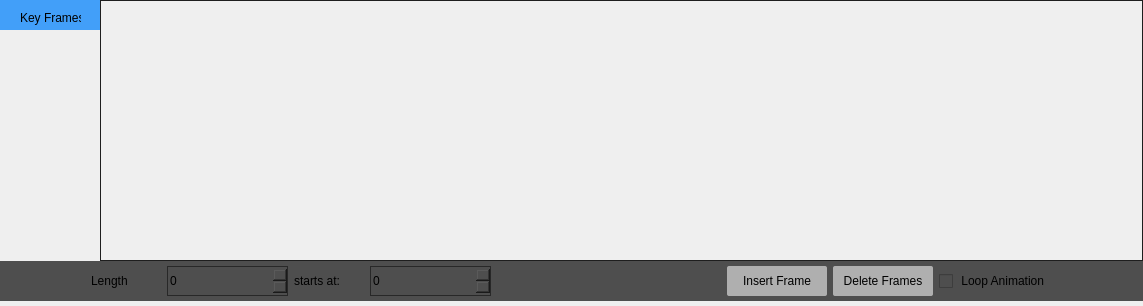
<?xml version="1.0" encoding="UTF-8"?>
<ui version="4.0">
 <class>AnimationWidget</class>
 <widget class="QWidget" name="AnimationWidget">
  <property name="geometry">
   <rect>
    <x>0</x>
    <y>0</y>
    <width>1143</width>
    <height>306</height>
   </rect>
  </property>
  <property name="windowTitle">
   <string>Form</string>
  </property>
  <layout class="QHBoxLayout" name="horizontalLayout">
   <property name="spacing">
    <number>3</number>
   </property>
   <property name="leftMargin">
    <number>0</number>
   </property>
   <property name="topMargin">
    <number>0</number>
   </property>
   <property name="rightMargin">
    <number>0</number>
   </property>
   <property name="bottomMargin">
    <number>5</number>
   </property>
   <item>
    <widget class="QWidget" name="timeControls" native="true">
     <property name="sizePolicy">
      <sizepolicy hsizetype="Expanding" vsizetype="Preferred">
       <horstretch>0</horstretch>
       <verstretch>0</verstretch>
      </sizepolicy>
     </property>
     <layout class="QVBoxLayout" name="verticalLayout_4">
      <property name="spacing">
       <number>0</number>
      </property>
      <property name="leftMargin">
       <number>0</number>
      </property>
      <property name="topMargin">
       <number>0</number>
      </property>
      <property name="rightMargin">
       <number>0</number>
      </property>
      <property name="bottomMargin">
       <number>0</number>
      </property>
      <item>
       <layout class="QHBoxLayout" name="horizontalLayout_3">
        <item>
         <widget class="QWidget" name="widget" native="true">
          <property name="sizePolicy">
           <sizepolicy hsizetype="Fixed" vsizetype="Preferred">
            <horstretch>0</horstretch>
            <verstretch>0</verstretch>
           </sizepolicy>
          </property>
          <property name="minimumSize">
           <size>
            <width>100</width>
            <height>0</height>
           </size>
          </property>
          <property name="maximumSize">
           <size>
            <width>100</width>
            <height>16777215</height>
           </size>
          </property>
          <layout class="QVBoxLayout" name="verticalLayout">
           <property name="spacing">
            <number>0</number>
           </property>
           <property name="leftMargin">
            <number>0</number>
           </property>
           <property name="topMargin">
            <number>0</number>
           </property>
           <property name="rightMargin">
            <number>0</number>
           </property>
           <property name="bottomMargin">
            <number>0</number>
           </property>
           <item>
            <widget class="QWidget" name="widget_2" native="true">
             <property name="sizePolicy">
              <sizepolicy hsizetype="Preferred" vsizetype="Fixed">
               <horstretch>0</horstretch>
               <verstretch>0</verstretch>
              </sizepolicy>
             </property>
             <property name="minimumSize">
              <size>
               <width>0</width>
               <height>30</height>
              </size>
             </property>
             <property name="maximumSize">
              <size>
               <width>16777215</width>
               <height>30</height>
              </size>
             </property>
             <property name="styleSheet">
              <string notr="true">QWidget #widget_2{
background-color: #429ff9;
border_bottom: 1px solid #252525;
}
</string>
             </property>
             <widget class="QLabel" name="label_3">
              <property name="geometry">
               <rect>
                <x>20</x>
                <y>10</y>
                <width>61</width>
                <height>16</height>
               </rect>
              </property>
              <property name="text">
               <string>Key Frames</string>
              </property>
             </widget>
            </widget>
           </item>
           <item>
            <widget class="KeyFrameLabelWidget" name="keylabelView" native="true">
             <property name="sizePolicy">
              <sizepolicy hsizetype="Fixed" vsizetype="Expanding">
               <horstretch>0</horstretch>
               <verstretch>0</verstretch>
              </sizepolicy>
             </property>
             <property name="minimumSize">
              <size>
               <width>100</width>
               <height>0</height>
              </size>
             </property>
            </widget>
           </item>
          </layout>
         </widget>
        </item>
        <item>
         <widget class="QWidget" name="timelinecontainer" native="true">
          <property name="styleSheet">
           <string notr="true">QWidget #timelinecontainer {
border: 1px solid #1e1e1e;
}</string>
          </property>
          <layout class="QVBoxLayout" name="verticalLayout_3">
           <property name="spacing">
            <number>0</number>
           </property>
           <property name="leftMargin">
            <number>0</number>
           </property>
           <property name="topMargin">
            <number>0</number>
           </property>
           <property name="rightMargin">
            <number>0</number>
           </property>
           <property name="bottomMargin">
            <number>0</number>
           </property>
           <item>
            <widget class="QWidget" name="values" native="true">
             <property name="sizePolicy">
              <sizepolicy hsizetype="Expanding" vsizetype="Preferred">
               <horstretch>0</horstretch>
               <verstretch>0</verstretch>
              </sizepolicy>
             </property>
             <property name="minimumSize">
              <size>
               <width>0</width>
               <height>0</height>
              </size>
             </property>
             <layout class="QVBoxLayout" name="verticalLayout_2">
              <property name="spacing">
               <number>0</number>
              </property>
              <property name="leftMargin">
               <number>0</number>
              </property>
              <property name="topMargin">
               <number>0</number>
              </property>
              <property name="rightMargin">
               <number>0</number>
              </property>
              <property name="bottomMargin">
               <number>0</number>
              </property>
              <item>
               <widget class="TimelineWidget" name="timeline" native="true">
                <property name="sizePolicy">
                 <sizepolicy hsizetype="Expanding" vsizetype="Fixed">
                  <horstretch>0</horstretch>
                  <verstretch>0</verstretch>
                 </sizepolicy>
                </property>
                <property name="minimumSize">
                 <size>
                  <width>0</width>
                  <height>30</height>
                 </size>
                </property>
               </widget>
              </item>
              <item>
               <widget class="KeyFrameWidget" name="keywidgetView" native="true">
                <property name="sizePolicy">
                 <sizepolicy hsizetype="Expanding" vsizetype="Preferred">
                  <horstretch>0</horstretch>
                  <verstretch>0</verstretch>
                 </sizepolicy>
                </property>
               </widget>
              </item>
             </layout>
            </widget>
           </item>
           <item>
            <widget class="QWidget" name="timelinebottomcontainer" native="true">
             <property name="sizePolicy">
              <sizepolicy hsizetype="Preferred" vsizetype="Fixed">
               <horstretch>0</horstretch>
               <verstretch>0</verstretch>
              </sizepolicy>
             </property>
             <property name="styleSheet">
              <string notr="true">background-color: rgb(85, 85, 85);</string>
             </property>
             <layout class="QHBoxLayout" name="horizontalLayout_2">
              <property name="spacing">
               <number>10</number>
              </property>
              <property name="leftMargin">
               <number>0</number>
              </property>
              <property name="topMargin">
               <number>0</number>
              </property>
              <property name="rightMargin">
               <number>0</number>
              </property>
              <property name="bottomMargin">
               <number>0</number>
              </property>
             </layout>
            </widget>
           </item>
          </layout>
         </widget>
        </item>
       </layout>
      </item>
      <item>
       <widget class="QWidget" name="widget_4" native="true">
        <property name="minimumSize">
         <size>
          <width>0</width>
          <height>40</height>
         </size>
        </property>
        <property name="maximumSize">
         <size>
          <width>16777215</width>
          <height>40</height>
         </size>
        </property>
        <property name="styleSheet">
         <string notr="true">background-color: rgb(78, 78,78);</string>
        </property>
        <layout class="QGridLayout" name="gridLayout_2">
         <property name="leftMargin">
          <number>0</number>
         </property>
         <property name="topMargin">
          <number>0</number>
         </property>
         <property name="rightMargin">
          <number>0</number>
         </property>
         <property name="bottomMargin">
          <number>0</number>
         </property>
         <item row="0" column="0">
          <widget class="QWidget" name="widget_3" native="true">
           <property name="sizePolicy">
            <sizepolicy hsizetype="Preferred" vsizetype="Fixed">
             <horstretch>0</horstretch>
             <verstretch>0</verstretch>
            </sizepolicy>
           </property>
           <property name="minimumSize">
            <size>
             <width>101</width>
             <height>40</height>
            </size>
           </property>
           <property name="maximumSize">
            <size>
             <width>1000</width>
             <height>40</height>
            </size>
           </property>
           <layout class="QGridLayout" name="gridLayout">
            <property name="leftMargin">
             <number>0</number>
            </property>
            <property name="topMargin">
             <number>0</number>
            </property>
            <property name="rightMargin">
             <number>0</number>
            </property>
            <property name="bottomMargin">
             <number>0</number>
            </property>
            <item row="0" column="0">
             <layout class="QHBoxLayout" name="horizontalLayout_4">
              <item>
               <widget class="QLabel" name="label">
                <property name="sizePolicy">
                 <sizepolicy hsizetype="Fixed" vsizetype="Preferred">
                  <horstretch>0</horstretch>
                  <verstretch>0</verstretch>
                 </sizepolicy>
                </property>
                <property name="minimumSize">
                 <size>
                  <width>70</width>
                  <height>40</height>
                 </size>
                </property>
                <property name="text">
                 <string>Length</string>
                </property>
               </widget>
              </item>
              <item>
               <widget class="QSpinBox" name="animLength">
                <property name="sizePolicy">
                 <sizepolicy hsizetype="Preferred" vsizetype="Fixed">
                  <horstretch>0</horstretch>
                  <verstretch>0</verstretch>
                 </sizepolicy>
                </property>
                <property name="minimumSize">
                 <size>
                  <width>121</width>
                  <height>30</height>
                 </size>
                </property>
                <property name="maximumSize">
                 <size>
                  <width>121</width>
                  <height>30</height>
                 </size>
                </property>
                <property name="styleSheet">
                 <string notr="true">/*
*Spinbox settings ============================================================================
*/

QSpinBox {
    padding-right: 15px; /* make room for the arrows */
    border-width: 1;  
	border-image: url(:/app/images/frame.png) 4;
	border: 1px solid  rgb(40, 40, 40);
	color: black;
}

</string>
                </property>
                <property name="maximum">
                 <number>100000</number>
                </property>
               </widget>
              </item>
              <item>
               <widget class="QLabel" name="label_2">
                <property name="sizePolicy">
                 <sizepolicy hsizetype="Fixed" vsizetype="Preferred">
                  <horstretch>0</horstretch>
                  <verstretch>0</verstretch>
                 </sizepolicy>
                </property>
                <property name="minimumSize">
                 <size>
                  <width>70</width>
                  <height>40</height>
                 </size>
                </property>
                <property name="text">
                 <string>starts at:</string>
                </property>
               </widget>
              </item>
              <item>
               <widget class="QSpinBox" name="animStartTime">
                <property name="sizePolicy">
                 <sizepolicy hsizetype="Preferred" vsizetype="Fixed">
                  <horstretch>0</horstretch>
                  <verstretch>0</verstretch>
                 </sizepolicy>
                </property>
                <property name="minimumSize">
                 <size>
                  <width>121</width>
                  <height>30</height>
                 </size>
                </property>
                <property name="maximumSize">
                 <size>
                  <width>121</width>
                  <height>30</height>
                 </size>
                </property>
                <property name="styleSheet">
                 <string notr="true">/*
*Spinbox settings ============================================================================
*/

QSpinBox {
    padding-right: 15px; /* make room for the arrows */
    border-width: 1;  
	border-image: url(:/app/images/frame.png) 4;
	border: 1px solid  rgb(40, 40, 40);
	color: black;
}

</string>
                </property>
                <property name="maximum">
                 <number>1000000</number>
                </property>
               </widget>
              </item>
              <item>
               <widget class="QPushButton" name="play_4">
                <property name="sizePolicy">
                 <sizepolicy hsizetype="Preferred" vsizetype="Fixed">
                  <horstretch>0</horstretch>
                  <verstretch>0</verstretch>
                 </sizepolicy>
                </property>
                <property name="minimumSize">
                 <size>
                  <width>40</width>
                  <height>40</height>
                 </size>
                </property>
                <property name="maximumSize">
                 <size>
                  <width>40</width>
                  <height>40</height>
                 </size>
                </property>
                <property name="styleSheet">
                 <string notr="true">QPushButton {
border: none;
	background-color: rgba(255, 255, 255, 0);
}

QPushButton:hover {
background-color: rgb(30, 144, 255);
}</string>
                </property>
                <property name="text">
                 <string/>
                </property>
                <property name="icon">
                 <iconset resource="../../icons.qrc">
                  <normaloff>:/app/icons/play.svg</normaloff>:/app/icons/play.svg</iconset>
                </property>
                <property name="iconSize">
                 <size>
                  <width>12</width>
                  <height>12</height>
                 </size>
                </property>
               </widget>
              </item>
              <item>
               <widget class="QPushButton" name="play_3">
                <property name="sizePolicy">
                 <sizepolicy hsizetype="Preferred" vsizetype="Fixed">
                  <horstretch>0</horstretch>
                  <verstretch>0</verstretch>
                 </sizepolicy>
                </property>
                <property name="minimumSize">
                 <size>
                  <width>40</width>
                  <height>40</height>
                 </size>
                </property>
                <property name="maximumSize">
                 <size>
                  <width>40</width>
                  <height>40</height>
                 </size>
                </property>
                <property name="styleSheet">
                 <string notr="true">QPushButton {
border: none;
	background-color: rgba(255, 255, 255, 0);
}

QPushButton:hover {
background-color: rgb(30, 144, 255);
}</string>
                </property>
                <property name="text">
                 <string/>
                </property>
                <property name="icon">
                 <iconset resource="../../icons.qrc">
                  <normaloff>:/app/icons/play.svg</normaloff>:/app/icons/play.svg</iconset>
                </property>
                <property name="iconSize">
                 <size>
                  <width>12</width>
                  <height>12</height>
                 </size>
                </property>
               </widget>
              </item>
              <item>
               <widget class="QPushButton" name="stop">
                <property name="sizePolicy">
                 <sizepolicy hsizetype="Preferred" vsizetype="Fixed">
                  <horstretch>0</horstretch>
                  <verstretch>0</verstretch>
                 </sizepolicy>
                </property>
                <property name="minimumSize">
                 <size>
                  <width>40</width>
                  <height>40</height>
                 </size>
                </property>
                <property name="maximumSize">
                 <size>
                  <width>40</width>
                  <height>40</height>
                 </size>
                </property>
                <property name="styleSheet">
                 <string notr="true">QPushButton {
border: none;
	background-color: rgba(255, 255, 255, 0);
}

QPushButton:hover {
background-color: rgb(30, 144, 255);
}</string>
                </property>
                <property name="text">
                 <string/>
                </property>
                <property name="icon">
                 <iconset resource="../../icons.qrc">
                  <normaloff>:/app/icons/stop.svg</normaloff>:/app/icons/stop.svg</iconset>
                </property>
                <property name="iconSize">
                 <size>
                  <width>12</width>
                  <height>12</height>
                 </size>
                </property>
               </widget>
              </item>
              <item>
               <widget class="QPushButton" name="play">
                <property name="sizePolicy">
                 <sizepolicy hsizetype="Preferred" vsizetype="Fixed">
                  <horstretch>0</horstretch>
                  <verstretch>0</verstretch>
                 </sizepolicy>
                </property>
                <property name="minimumSize">
                 <size>
                  <width>40</width>
                  <height>40</height>
                 </size>
                </property>
                <property name="maximumSize">
                 <size>
                  <width>40</width>
                  <height>40</height>
                 </size>
                </property>
                <property name="styleSheet">
                 <string notr="true">QPushButton {
border: none;
	background-color: rgba(255, 255, 255, 0);
}

QPushButton:hover {
background-color: rgb(30, 144, 255);
}</string>
                </property>
                <property name="text">
                 <string/>
                </property>
                <property name="icon">
                 <iconset resource="../../icons.qrc">
                  <normaloff>:/app/icons/play.svg</normaloff>:/app/icons/play.svg</iconset>
                </property>
                <property name="iconSize">
                 <size>
                  <width>12</width>
                  <height>12</height>
                 </size>
                </property>
               </widget>
              </item>
              <item>
               <widget class="QPushButton" name="play_2">
                <property name="sizePolicy">
                 <sizepolicy hsizetype="Preferred" vsizetype="Fixed">
                  <horstretch>0</horstretch>
                  <verstretch>0</verstretch>
                 </sizepolicy>
                </property>
                <property name="minimumSize">
                 <size>
                  <width>40</width>
                  <height>40</height>
                 </size>
                </property>
                <property name="maximumSize">
                 <size>
                  <width>40</width>
                  <height>40</height>
                 </size>
                </property>
                <property name="styleSheet">
                 <string notr="true">QPushButton {
border: none;
	background-color: rgba(255, 255, 255, 0);
}

QPushButton:hover {
background-color: rgb(30, 144, 255);
}</string>
                </property>
                <property name="text">
                 <string/>
                </property>
                <property name="icon">
                 <iconset resource="../../icons.qrc">
                  <normaloff>:/app/icons/play.svg</normaloff>:/app/icons/play.svg</iconset>
                </property>
                <property name="iconSize">
                 <size>
                  <width>12</width>
                  <height>12</height>
                 </size>
                </property>
               </widget>
              </item>
              <item>
               <widget class="QToolButton" name="insertFrame">
                <property name="sizePolicy">
                 <sizepolicy hsizetype="Preferred" vsizetype="Fixed">
                  <horstretch>0</horstretch>
                  <verstretch>0</verstretch>
                 </sizepolicy>
                </property>
                <property name="minimumSize">
                 <size>
                  <width>90</width>
                  <height>30</height>
                 </size>
                </property>
                <property name="maximumSize">
                 <size>
                  <width>100</width>
                  <height>30</height>
                 </size>
                </property>
                <property name="styleSheet">
                 <string notr="true">
QToolButton
{
background-color: rgb(175, 175, 175);
border-style: inset;
border-radius: 2px;
text-decoration: none;
color: rgb(0, 0, 0);
}
QToolButton:hover
{
background-color: rgb(235, 235, 235);
border-style: inset;
}
</string>
                </property>
                <property name="text">
                 <string>Insert Frame</string>
                </property>
                <property name="popupMode">
                 <enum>QToolButton::InstantPopup</enum>
                </property>
               </widget>
              </item>
              <item>
               <widget class="QToolButton" name="deleteFrames">
                <property name="sizePolicy">
                 <sizepolicy hsizetype="Preferred" vsizetype="Fixed">
                  <horstretch>0</horstretch>
                  <verstretch>0</verstretch>
                 </sizepolicy>
                </property>
                <property name="minimumSize">
                 <size>
                  <width>90</width>
                  <height>30</height>
                 </size>
                </property>
                <property name="maximumSize">
                 <size>
                  <width>100</width>
                  <height>30</height>
                 </size>
                </property>
                <property name="styleSheet">
                 <string notr="true">
QToolButton
{
background-color: rgb(175, 175, 175);
border-style: inset;
border-radius: 2px;
text-decoration: none;
color: rgb(0, 0, 0);
}
QToolButton:hover
{
background-color: rgb(235, 235, 235);
border-style: inset;
}
</string>
                </property>
                <property name="text">
                 <string>Delete Frames</string>
                </property>
                <property name="popupMode">
                 <enum>QToolButton::InstantPopup</enum>
                </property>
               </widget>
              </item>
              <item>
               <widget class="QCheckBox" name="loopAnim">
                <property name="sizePolicy">
                 <sizepolicy hsizetype="Fixed" vsizetype="Fixed">
                  <horstretch>0</horstretch>
                  <verstretch>0</verstretch>
                 </sizepolicy>
                </property>
                <property name="text">
                 <string> Loop Animation</string>
                </property>
                <property name="tristate">
                 <bool>false</bool>
                </property>
               </widget>
              </item>
             </layout>
            </item>
           </layout>
          </widget>
         </item>
        </layout>
       </widget>
      </item>
     </layout>
    </widget>
   </item>
  </layout>
 </widget>
 <customwidgets>
  <customwidget>
   <class>TimelineWidget</class>
   <extends>QWidget</extends>
   <header>src/widgets/timelinewidget.h</header>
   <container>1</container>
  </customwidget>
  <customwidget>
   <class>KeyFrameWidget</class>
   <extends>QWidget</extends>
   <header>src/widgets/keyframewidget.h</header>
   <container>1</container>
  </customwidget>
  <customwidget>
   <class>KeyFrameLabelWidget</class>
   <extends>QWidget</extends>
   <header location="global">src/widgets/keyframelabelwidget.h</header>
   <container>1</container>
  </customwidget>
 </customwidgets>
 <resources>
  <include location="../../icons.qrc"/>
 </resources>
 <connections/>
</ui>
